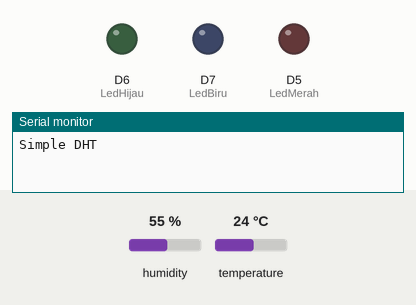
This sketch was run on a simulated ESP8266 (NodeMCU). Parts: output pins drawn as LEDs (lit = HIGH), the last lines printed to the serial monitor. The test bench sets the inputs (shaded band); at power-on: humidity 55 %, temperature 24 °C.

Above: at 0.1 s.
At 2.6 s:
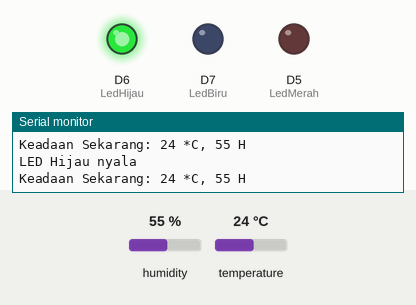
Timing chart, 0 to 4.1 s (numbered marks = the images above):
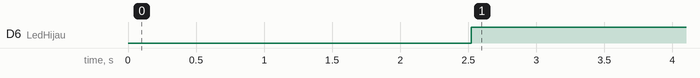

Measured:
- by itself, D6 (LedHijau): LOW → HIGH at 2.5 s

The sketch:

vs-program-tugas2.ino
```cpp
#include <Arduino.h>
#include <SimpleDHT.h>

#define pinDHT 7 // SD3 pin signal sensor DHT
#define LedMerah D5
#define LedHijau D6
#define LedBiru D7

byte temperature = 0;
byte humidity = 0;
int led=13;

SimpleDHT11 dht11(D1); //instan sensor dht11

void KelembabanSuhu()
{
  int err = SimpleDHTErrSuccess;

  if ((err = dht11.read(&temperature, &humidity, NULL)) != SimpleDHTErrSuccess)
  {
    Serial.print("Pembacaan DHT11 gagal, err=");
    Serial.println(err);
    delay(1000);
    return;
  }

  Serial.print("Keadaan Sekarang: ");
  Serial.print((int)temperature);

  Serial.print(" *C, ");
  Serial.print((int)humidity);
  Serial.println(" H");

  delay(1500);

  if ( temperature >= 32 && humidity >= 86) {
    digitalWrite(LedMerah, HIGH);
    digitalWrite(LedBiru, LOW);
    digitalWrite(LedHijau, LOW);
    Serial.println("LED Merah nyala");
  }
  if ( temperature >= 29 && temperature < 32 && humidity >=82 && humidity < 86 ) {
    digitalWrite(LedMerah, LOW);
    digitalWrite(LedBiru, HIGH);
    digitalWrite(LedHijau, LOW);
    Serial.println("LED Biru nyala");
  }
  if ( temperature < 29 && humidity < 82) {
    digitalWrite(LedMerah, LOW);
    digitalWrite(LedBiru, LOW);
    digitalWrite(LedHijau, HIGH);
    Serial.println("LED Hijau nyala");
  }
}

void setup()
{
  Serial.begin(115200);
  Serial.println("Simple DHT");
  pinMode(LedMerah,OUTPUT);
  pinMode(LedHijau,OUTPUT);
  pinMode(LedBiru,OUTPUT);
  delay(1000);
}

void loop()
{
  KelembabanSuhu();
}
```
